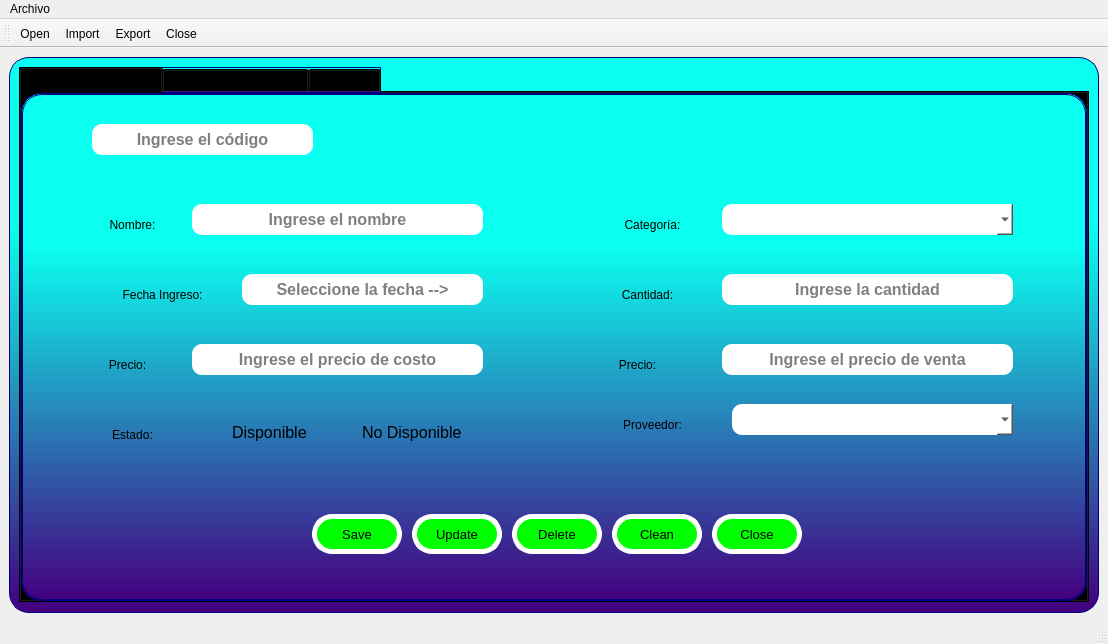
<?xml version="1.0" encoding="UTF-8"?>
<ui version="4.0">
 <class>MainWindow</class>
 <widget class="QMainWindow" name="MainWindow">
  <property name="geometry">
   <rect>
    <x>0</x>
    <y>0</y>
    <width>1108</width>
    <height>644</height>
   </rect>
  </property>
  <property name="windowTitle">
   <string>MainWindow</string>
  </property>
  <widget class="QWidget" name="centralwidget">
   <layout class="QVBoxLayout" name="verticalLayout">
    <item>
     <widget class="QFrame" name="frame">
      <property name="styleSheet">
       <string notr="true">background-color: qlineargradient(spread:reflect, x1:0.543, y1:0, x2:0.541, y2:1, stop:0.300766 rgba(11, 255, 240, 255), stop:1 rgba(68, 0, 127, 255));

border-radius:20px;
border:1px solid #00007f;</string>
      </property>
      <property name="frameShape">
       <enum>QFrame::StyledPanel</enum>
      </property>
      <property name="frameShadow">
       <enum>QFrame::Raised</enum>
      </property>
      <layout class="QVBoxLayout" name="verticalLayout_2">
       <item>
        <widget class="QTabWidget" name="tabWidget">
         <property name="currentIndex">
          <number>0</number>
         </property>
         <widget class="QWidget" name="tab_2">
          <attribute name="title">
           <string>Registro de Productos</string>
          </attribute>
          <widget class="QLabel" name="label_2">
           <property name="geometry">
            <rect>
             <x>70</x>
             <y>120</y>
             <width>81</width>
             <height>21</height>
            </rect>
           </property>
           <property name="styleSheet">
            <string notr="true">background-color: rgba(0, 0, 0,0%);
font: 75 16pt &quot;Arial&quot;;
border:none</string>
           </property>
           <property name="text">
            <string>Nombre:</string>
           </property>
           <property name="alignment">
            <set>Qt::AlignCenter</set>
           </property>
          </widget>
          <widget class="QLineEdit" name="TxtName">
           <property name="geometry">
            <rect>
             <x>170</x>
             <y>110</y>
             <width>291</width>
             <height>31</height>
            </rect>
           </property>
           <property name="font">
            <font>
             <pointsize>12</pointsize>
             <weight>75</weight>
             <bold>true</bold>
            </font>
           </property>
           <property name="styleSheet">
            <string notr="true">background-color: rgb(255, 255, 255,255);
border-radius:10px;
border:none</string>
           </property>
           <property name="alignment">
            <set>Qt::AlignCenter</set>
           </property>
           <property name="placeholderText">
            <string>Ingrese el nombre</string>
           </property>
          </widget>
          <widget class="QLabel" name="label_3">
           <property name="geometry">
            <rect>
             <x>580</x>
             <y>120</y>
             <width>101</width>
             <height>21</height>
            </rect>
           </property>
           <property name="styleSheet">
            <string notr="true">background-color: rgba(0, 0, 0,0%);
font: 75 16pt &quot;Arial&quot;;
border:none</string>
           </property>
           <property name="text">
            <string>Categoría:</string>
           </property>
           <property name="alignment">
            <set>Qt::AlignCenter</set>
           </property>
          </widget>
          <widget class="QPushButton" name="BtnClose">
           <property name="geometry">
            <rect>
             <x>690</x>
             <y>420</y>
             <width>90</width>
             <height>40</height>
            </rect>
           </property>
           <property name="font">
            <font>
             <family>MS Shell Dlg 2</family>
             <pointsize>10</pointsize>
             <weight>9</weight>
             <italic>false</italic>
             <bold>false</bold>
            </font>
           </property>
           <property name="styleSheet">
            <string notr="true">QPushButton{
font: 75 10pt &quot;MS Shell Dlg 2&quot;;
background-color: rgb(0, 255, 0);
font: 75 10pt &quot;MS Shell Dlg 2&quot;;
border:5px solid #ffffff;
}

QPushButton:hover{
background-color: rgb(255, 255, 0);
font: 75 10pt &quot;MS Shell Dlg 2&quot;;
border:5px solid #0000f;
}</string>
           </property>
           <property name="text">
            <string>Close</string>
           </property>
           <property name="icon">
            <iconset>
             <normaloff>../../Actividad2/close.png</normaloff>../../Actividad2/close.png</iconset>
           </property>
           <property name="iconSize">
            <size>
             <width>30</width>
             <height>30</height>
            </size>
           </property>
          </widget>
          <widget class="QPushButton" name="BtnDelete">
           <property name="geometry">
            <rect>
             <x>490</x>
             <y>420</y>
             <width>90</width>
             <height>40</height>
            </rect>
           </property>
           <property name="font">
            <font>
             <family>MS Shell Dlg 2</family>
             <pointsize>10</pointsize>
             <weight>9</weight>
             <italic>false</italic>
             <bold>false</bold>
            </font>
           </property>
           <property name="styleSheet">
            <string notr="true">QPushButton{
font: 75 10pt &quot;MS Shell Dlg 2&quot;;
background-color: rgb(0, 255, 0);
font: 75 10pt &quot;MS Shell Dlg 2&quot;;
border:5px solid #ffffff;
}

QPushButton:hover{
background-color: rgb(255, 255, 0);
font: 75 10pt &quot;MS Shell Dlg 2&quot;;
border:5px solid #0000f;
}</string>
           </property>
           <property name="text">
            <string>Delete</string>
           </property>
           <property name="icon">
            <iconset>
             <normaloff>../../Actividad2/delete.png</normaloff>../../Actividad2/delete.png</iconset>
           </property>
           <property name="iconSize">
            <size>
             <width>30</width>
             <height>30</height>
            </size>
           </property>
          </widget>
          <widget class="QPushButton" name="BtnClean">
           <property name="geometry">
            <rect>
             <x>590</x>
             <y>420</y>
             <width>90</width>
             <height>40</height>
            </rect>
           </property>
           <property name="font">
            <font>
             <family>MS Shell Dlg 2</family>
             <pointsize>10</pointsize>
             <weight>9</weight>
             <italic>false</italic>
             <bold>false</bold>
            </font>
           </property>
           <property name="styleSheet">
            <string notr="true">QPushButton{
font: 75 10pt &quot;MS Shell Dlg 2&quot;;
background-color: rgb(0, 255, 0);
font: 75 10pt &quot;MS Shell Dlg 2&quot;;
border:5px solid #ffffff;
}

QPushButton:hover{
background-color: rgb(255, 255, 0);
font: 75 10pt &quot;MS Shell Dlg 2&quot;;
border:5px solid #0000f;
}</string>
           </property>
           <property name="text">
            <string>Clean</string>
           </property>
           <property name="icon">
            <iconset>
             <normaloff>../../Actividad2/papelera.png</normaloff>../../Actividad2/papelera.png</iconset>
           </property>
           <property name="iconSize">
            <size>
             <width>30</width>
             <height>30</height>
            </size>
           </property>
          </widget>
          <widget class="QPushButton" name="BtnUpdate">
           <property name="geometry">
            <rect>
             <x>390</x>
             <y>420</y>
             <width>90</width>
             <height>40</height>
            </rect>
           </property>
           <property name="font">
            <font>
             <family>MS Shell Dlg 2</family>
             <pointsize>10</pointsize>
             <weight>9</weight>
             <italic>false</italic>
             <bold>false</bold>
            </font>
           </property>
           <property name="styleSheet">
            <string notr="true">QPushButton{
font: 75 10pt &quot;MS Shell Dlg 2&quot;;
background-color: rgb(0, 255, 0);
font: 75 10pt &quot;MS Shell Dlg 2&quot;;
border:5px solid #ffffff;
}

QPushButton:hover{
background-color: rgb(255, 255, 0);
font: 75 10pt &quot;MS Shell Dlg 2&quot;;
border:5px solid #0000f;
}</string>
           </property>
           <property name="text">
            <string>Update</string>
           </property>
           <property name="icon">
            <iconset>
             <normaloff>../../Actividad2/modify.png</normaloff>../../Actividad2/modify.png</iconset>
           </property>
           <property name="iconSize">
            <size>
             <width>30</width>
             <height>30</height>
            </size>
           </property>
          </widget>
          <widget class="QPushButton" name="BtnSave">
           <property name="geometry">
            <rect>
             <x>290</x>
             <y>420</y>
             <width>90</width>
             <height>40</height>
            </rect>
           </property>
           <property name="font">
            <font>
             <family>MS Shell Dlg 2</family>
             <pointsize>10</pointsize>
             <weight>9</weight>
             <italic>false</italic>
             <bold>false</bold>
            </font>
           </property>
           <property name="styleSheet">
            <string notr="true">QPushButton{
font: 75 10pt &quot;MS Shell Dlg 2&quot;;
background-color: rgb(0, 255, 0);
font: 75 10pt &quot;MS Shell Dlg 2&quot;;
border:5px solid #ffffff;
}

QPushButton:hover{
background-color: rgb(255, 255, 0);
font: 75 10pt &quot;MS Shell Dlg 2&quot;;
border:5px solid #0000f;
}</string>
           </property>
           <property name="text">
            <string>Save</string>
           </property>
           <property name="icon">
            <iconset>
             <normaloff>../../Actividad2/save.png</normaloff>../../Actividad2/save.png</iconset>
           </property>
           <property name="iconSize">
            <size>
             <width>30</width>
             <height>30</height>
            </size>
           </property>
          </widget>
          <widget class="QLineEdit" name="TxtPriceC">
           <property name="geometry">
            <rect>
             <x>170</x>
             <y>250</y>
             <width>291</width>
             <height>31</height>
            </rect>
           </property>
           <property name="font">
            <font>
             <pointsize>12</pointsize>
             <weight>75</weight>
             <bold>true</bold>
            </font>
           </property>
           <property name="styleSheet">
            <string notr="true">background-color: rgb(255, 255, 255,255);
border-radius:10px;
border:none</string>
           </property>
           <property name="alignment">
            <set>Qt::AlignCenter</set>
           </property>
           <property name="placeholderText">
            <string>Ingrese el precio de costo</string>
           </property>
          </widget>
          <widget class="QLabel" name="label_4">
           <property name="geometry">
            <rect>
             <x>60</x>
             <y>260</y>
             <width>91</width>
             <height>21</height>
            </rect>
           </property>
           <property name="styleSheet">
            <string notr="true">background-color: rgba(0, 0, 0,0%);
font: 75 16pt &quot;Arial&quot;;
border:none</string>
           </property>
           <property name="text">
            <string>Precio:</string>
           </property>
           <property name="alignment">
            <set>Qt::AlignCenter</set>
           </property>
          </widget>
          <widget class="QLineEdit" name="TxtPriceV">
           <property name="geometry">
            <rect>
             <x>700</x>
             <y>250</y>
             <width>291</width>
             <height>31</height>
            </rect>
           </property>
           <property name="font">
            <font>
             <pointsize>12</pointsize>
             <weight>75</weight>
             <bold>true</bold>
            </font>
           </property>
           <property name="styleSheet">
            <string notr="true">background-color: rgb(255, 255, 255,255);
border-radius:10px;
border:none</string>
           </property>
           <property name="alignment">
            <set>Qt::AlignCenter</set>
           </property>
           <property name="placeholderText">
            <string>Ingrese el precio de venta</string>
           </property>
          </widget>
          <widget class="QLabel" name="label_5">
           <property name="geometry">
            <rect>
             <x>580</x>
             <y>260</y>
             <width>71</width>
             <height>21</height>
            </rect>
           </property>
           <property name="styleSheet">
            <string notr="true">background-color: rgba(0, 0, 0,0%);
font: 75 16pt &quot;Arial&quot;;
border:none</string>
           </property>
           <property name="text">
            <string>Precio:</string>
           </property>
           <property name="alignment">
            <set>Qt::AlignCenter</set>
           </property>
          </widget>
          <widget class="QLabel" name="label_6">
           <property name="geometry">
            <rect>
             <x>70</x>
             <y>330</y>
             <width>81</width>
             <height>21</height>
            </rect>
           </property>
           <property name="styleSheet">
            <string notr="true">background-color: rgba(0, 0, 0,0%);
font: 75 16pt &quot;Arial&quot;;
border:none</string>
           </property>
           <property name="text">
            <string>Estado:</string>
           </property>
           <property name="alignment">
            <set>Qt::AlignCenter</set>
           </property>
          </widget>
          <widget class="QLineEdit" name="TxtStock">
           <property name="geometry">
            <rect>
             <x>700</x>
             <y>180</y>
             <width>291</width>
             <height>31</height>
            </rect>
           </property>
           <property name="font">
            <font>
             <pointsize>12</pointsize>
             <weight>75</weight>
             <bold>true</bold>
            </font>
           </property>
           <property name="styleSheet">
            <string notr="true">background-color: rgb(255, 255, 255,255);
border-radius:10px;
border:none</string>
           </property>
           <property name="alignment">
            <set>Qt::AlignCenter</set>
           </property>
           <property name="placeholderText">
            <string>Ingrese la cantidad</string>
           </property>
          </widget>
          <widget class="QLabel" name="label_7">
           <property name="geometry">
            <rect>
             <x>580</x>
             <y>190</y>
             <width>91</width>
             <height>21</height>
            </rect>
           </property>
           <property name="styleSheet">
            <string notr="true">background-color: rgba(0, 0, 0,0%);
font: 75 16pt &quot;Arial&quot;;
border:none</string>
           </property>
           <property name="text">
            <string>Cantidad:</string>
           </property>
           <property name="alignment">
            <set>Qt::AlignCenter</set>
           </property>
          </widget>
          <widget class="QLabel" name="label_9">
           <property name="geometry">
            <rect>
             <x>580</x>
             <y>320</y>
             <width>101</width>
             <height>21</height>
            </rect>
           </property>
           <property name="styleSheet">
            <string notr="true">background-color: rgba(0, 0, 0,0%);
font: 75 16pt &quot;Arial&quot;;
border:none</string>
           </property>
           <property name="text">
            <string>Proveedor:</string>
           </property>
           <property name="alignment">
            <set>Qt::AlignCenter</set>
           </property>
          </widget>
          <widget class="QLabel" name="label_10">
           <property name="geometry">
            <rect>
             <x>70</x>
             <y>190</y>
             <width>141</width>
             <height>21</height>
            </rect>
           </property>
           <property name="styleSheet">
            <string notr="true">background-color: rgba(0, 0, 0,0%);
font: 75 16pt &quot;Arial&quot;;
border:none</string>
           </property>
           <property name="text">
            <string>Fecha Ingreso:</string>
           </property>
           <property name="alignment">
            <set>Qt::AlignCenter</set>
           </property>
          </widget>
          <widget class="QComboBox" name="CbCategory">
           <property name="geometry">
            <rect>
             <x>700</x>
             <y>110</y>
             <width>291</width>
             <height>31</height>
            </rect>
           </property>
           <property name="styleSheet">
            <string notr="true">background-color: rgb(255, 255, 255,255);
border-radius:10px;
border:none</string>
           </property>
          </widget>
          <widget class="QComboBox" name="CbSupplier">
           <property name="geometry">
            <rect>
             <x>710</x>
             <y>310</y>
             <width>281</width>
             <height>31</height>
            </rect>
           </property>
           <property name="styleSheet">
            <string notr="true">background-color: rgb(255, 255, 255,255);
border-radius:10px;
border:none</string>
           </property>
          </widget>
          <widget class="QRadioButton" name="radioButton">
           <property name="geometry">
            <rect>
             <x>190</x>
             <y>330</y>
             <width>101</width>
             <height>17</height>
            </rect>
           </property>
           <property name="font">
            <font>
             <pointsize>12</pointsize>
             <weight>50</weight>
             <bold>false</bold>
            </font>
           </property>
           <property name="styleSheet">
            <string notr="true">background-color: rgba(0, 0, 0,0%);
border:none</string>
           </property>
           <property name="text">
            <string>Disponible</string>
           </property>
           <attribute name="buttonGroup">
            <string notr="true">buttonGroup</string>
           </attribute>
          </widget>
          <widget class="QRadioButton" name="RbGroupStatus">
           <property name="geometry">
            <rect>
             <x>320</x>
             <y>330</y>
             <width>131</width>
             <height>17</height>
            </rect>
           </property>
           <property name="font">
            <font>
             <pointsize>12</pointsize>
            </font>
           </property>
           <property name="styleSheet">
            <string notr="true">background-color: rgba(0, 0, 0,0%);
border:none</string>
           </property>
           <property name="text">
            <string>No Disponible</string>
           </property>
           <attribute name="buttonGroup">
            <string notr="true">buttonGroup</string>
           </attribute>
          </widget>
          <widget class="QPushButton" name="BtnSearch_2">
           <property name="geometry">
            <rect>
             <x>310</x>
             <y>30</y>
             <width>29</width>
             <height>25</height>
            </rect>
           </property>
           <property name="autoFillBackground">
            <bool>false</bool>
           </property>
           <property name="styleSheet">
            <string notr="true">background-color: rgba(0, 0, 0,0%);
border:none</string>
           </property>
           <property name="text">
            <string/>
           </property>
           <property name="icon">
            <iconset>
             <normaloff>../../Actividad2/lupa.png</normaloff>../../Actividad2/lupa.png</iconset>
           </property>
           <property name="iconSize">
            <size>
             <width>25</width>
             <height>25</height>
            </size>
           </property>
          </widget>
          <widget class="QLineEdit" name="TxtId">
           <property name="geometry">
            <rect>
             <x>70</x>
             <y>30</y>
             <width>221</width>
             <height>31</height>
            </rect>
           </property>
           <property name="font">
            <font>
             <pointsize>12</pointsize>
             <weight>75</weight>
             <bold>true</bold>
            </font>
           </property>
           <property name="styleSheet">
            <string notr="true">background-color: rgb(255, 255, 255,255);
border-radius:10px;
border:none</string>
           </property>
           <property name="alignment">
            <set>Qt::AlignCenter</set>
           </property>
           <property name="placeholderText">
            <string>Ingrese el código</string>
           </property>
          </widget>
          <widget class="QLineEdit" name="TxtName_2">
           <property name="geometry">
            <rect>
             <x>220</x>
             <y>180</y>
             <width>241</width>
             <height>31</height>
            </rect>
           </property>
           <property name="font">
            <font>
             <pointsize>12</pointsize>
             <weight>75</weight>
             <bold>true</bold>
            </font>
           </property>
           <property name="styleSheet">
            <string notr="true">background-color: rgb(255, 255, 255,255);
border-radius:10px;
border:none</string>
           </property>
           <property name="alignment">
            <set>Qt::AlignCenter</set>
           </property>
           <property name="placeholderText">
            <string>Seleccione la fecha --&gt;</string>
           </property>
          </widget>
          <widget class="QPushButton" name="pushButton">
           <property name="geometry">
            <rect>
             <x>470</x>
             <y>175</y>
             <width>40</width>
             <height>40</height>
            </rect>
           </property>
           <property name="styleSheet">
            <string notr="true">background-color: rgba(0, 0, 0,0%);
border:none</string>
           </property>
           <property name="text">
            <string/>
           </property>
           <property name="icon">
            <iconset>
             <normaloff>../images/dateta.png</normaloff>../images/dateta.png</iconset>
           </property>
           <property name="iconSize">
            <size>
             <width>50</width>
             <height>50</height>
            </size>
           </property>
          </widget>
         </widget>
         <widget class="QWidget" name="tab">
          <attribute name="title">
           <string>Consulta de Productos</string>
          </attribute>
          <widget class="QPushButton" name="BtnSearch">
           <property name="geometry">
            <rect>
             <x>270</x>
             <y>30</y>
             <width>29</width>
             <height>25</height>
            </rect>
           </property>
           <property name="autoFillBackground">
            <bool>false</bool>
           </property>
           <property name="styleSheet">
            <string notr="true">background-color: rgba(0, 0, 0,0%);
border:none</string>
           </property>
           <property name="text">
            <string/>
           </property>
           <property name="icon">
            <iconset>
             <normaloff>../../Actividad2/lupa.png</normaloff>../../Actividad2/lupa.png</iconset>
           </property>
           <property name="iconSize">
            <size>
             <width>25</width>
             <height>25</height>
            </size>
           </property>
          </widget>
          <widget class="QTableWidget" name="cliTable_2">
           <property name="geometry">
            <rect>
             <x>30</x>
             <y>90</y>
             <width>981</width>
             <height>301</height>
            </rect>
           </property>
           <property name="autoFillBackground">
            <bool>false</bool>
           </property>
           <property name="styleSheet">
            <string notr="true">background-color: rgba(0, 0, 0,0%);
border:none</string>
           </property>
           <property name="dragEnabled">
            <bool>false</bool>
           </property>
           <property name="alternatingRowColors">
            <bool>false</bool>
           </property>
           <property name="gridStyle">
            <enum>Qt::SolidLine</enum>
           </property>
           <attribute name="horizontalHeaderCascadingSectionResizes">
            <bool>false</bool>
           </attribute>
           <attribute name="horizontalHeaderHighlightSections">
            <bool>true</bool>
           </attribute>
           <attribute name="horizontalHeaderMinimumSectionSize">
            <number>50</number>
           </attribute>
           <attribute name="verticalHeaderDefaultSectionSize">
            <number>50</number>
           </attribute>
           <attribute name="verticalHeaderMinimumSectionSize">
            <number>50</number>
           </attribute>
           <attribute name="verticalHeaderShowSortIndicator" stdset="0">
            <bool>false</bool>
           </attribute>
           <attribute name="verticalHeaderStretchLastSection">
            <bool>true</bool>
           </attribute>
           <column>
            <property name="text">
             <string>Código</string>
            </property>
            <property name="font">
             <font>
              <pointsize>12</pointsize>
              <weight>75</weight>
              <bold>true</bold>
             </font>
            </property>
            <property name="textAlignment">
             <set>AlignCenter</set>
            </property>
           </column>
           <column>
            <property name="text">
             <string>Nombre</string>
            </property>
            <property name="font">
             <font>
              <pointsize>12</pointsize>
              <weight>75</weight>
              <bold>true</bold>
             </font>
            </property>
            <property name="textAlignment">
             <set>AlignCenter</set>
            </property>
           </column>
           <column>
            <property name="text">
             <string>Categoría</string>
            </property>
            <property name="font">
             <font>
              <pointsize>12</pointsize>
              <weight>75</weight>
              <bold>true</bold>
             </font>
            </property>
            <property name="textAlignment">
             <set>AlignCenter</set>
            </property>
           </column>
           <column>
            <property name="text">
             <string>Cantidad</string>
            </property>
            <property name="font">
             <font>
              <pointsize>12</pointsize>
              <weight>75</weight>
              <bold>true</bold>
             </font>
            </property>
            <property name="textAlignment">
             <set>AlignCenter</set>
            </property>
           </column>
           <column>
            <property name="text">
             <string>Precio Costo</string>
            </property>
            <property name="font">
             <font>
              <pointsize>12</pointsize>
              <weight>75</weight>
              <bold>true</bold>
             </font>
            </property>
            <property name="textAlignment">
             <set>AlignCenter</set>
            </property>
           </column>
           <column>
            <property name="text">
             <string>Precio Venta</string>
            </property>
            <property name="font">
             <font>
              <pointsize>12</pointsize>
              <weight>75</weight>
              <bold>true</bold>
             </font>
            </property>
            <property name="textAlignment">
             <set>AlignCenter</set>
            </property>
           </column>
           <column>
            <property name="text">
             <string>Proveedor</string>
            </property>
            <property name="font">
             <font>
              <pointsize>12</pointsize>
              <weight>75</weight>
              <bold>true</bold>
             </font>
            </property>
            <property name="textAlignment">
             <set>AlignCenter</set>
            </property>
           </column>
          </widget>
          <widget class="QLineEdit" name="TxtUser">
           <property name="geometry">
            <rect>
             <x>30</x>
             <y>30</y>
             <width>221</width>
             <height>31</height>
            </rect>
           </property>
           <property name="font">
            <font>
             <pointsize>12</pointsize>
             <weight>75</weight>
             <bold>true</bold>
            </font>
           </property>
           <property name="styleSheet">
            <string notr="true">background-color: rgb(255, 255, 255,255);
border-radius:10px;
border:none</string>
           </property>
           <property name="alignment">
            <set>Qt::AlignCenter</set>
           </property>
           <property name="placeholderText">
            <string>Ingrese el código</string>
           </property>
          </widget>
          <widget class="QPushButton" name="BtnRefresh">
           <property name="geometry">
            <rect>
             <x>310</x>
             <y>20</y>
             <width>40</width>
             <height>40</height>
            </rect>
           </property>
           <property name="styleSheet">
            <string notr="true">background-color: rgba(0, 0, 0,0%);
border:none</string>
           </property>
           <property name="text">
            <string/>
           </property>
           <property name="icon">
            <iconset>
             <normaloff>../../Actividad2/recarga1.png</normaloff>../../Actividad2/recarga1.png</iconset>
           </property>
           <property name="iconSize">
            <size>
             <width>30</width>
             <height>30</height>
            </size>
           </property>
          </widget>
         </widget>
         <widget class="QWidget" name="tab_3">
          <attribute name="title">
           <string>Reportes</string>
          </attribute>
         </widget>
        </widget>
       </item>
      </layout>
     </widget>
    </item>
   </layout>
  </widget>
  <widget class="QMenuBar" name="menubar">
   <property name="geometry">
    <rect>
     <x>0</x>
     <y>0</y>
     <width>1108</width>
     <height>21</height>
    </rect>
   </property>
   <widget class="QMenu" name="menuAbrir">
    <property name="title">
     <string>Archivo</string>
    </property>
    <addaction name="actionAbrir"/>
    <addaction name="actionSalir"/>
   </widget>
   <addaction name="menuAbrir"/>
  </widget>
  <widget class="QStatusBar" name="statusbar"/>
  <widget class="QToolBar" name="toolBar">
   <property name="windowTitle">
    <string>toolBar</string>
   </property>
   <attribute name="toolBarArea">
    <enum>TopToolBarArea</enum>
   </attribute>
   <attribute name="toolBarBreak">
    <bool>false</bool>
   </attribute>
   <addaction name="actionOpen"/>
   <addaction name="actionImport"/>
   <addaction name="actionExport"/>
   <addaction name="actionCloseTB"/>
  </widget>
  <action name="actionOpen">
   <property name="icon">
    <iconset>
     <normaloff>../images/folder.png</normaloff>../images/folder.png</iconset>
   </property>
   <property name="text">
    <string>Open</string>
   </property>
  </action>
  <action name="actionExport">
   <property name="icon">
    <iconset>
     <normaloff>../images/exportar.png</normaloff>../images/exportar.png</iconset>
   </property>
   <property name="text">
    <string>Export</string>
   </property>
  </action>
  <action name="actionImport">
   <property name="icon">
    <iconset>
     <normaloff>../images/importar.png</normaloff>../images/importar.png</iconset>
   </property>
   <property name="text">
    <string>Import</string>
   </property>
  </action>
  <action name="actionCloseTB">
   <property name="icon">
    <iconset>
     <normaloff>../images/close.png</normaloff>../images/close.png</iconset>
   </property>
   <property name="text">
    <string>Close</string>
   </property>
  </action>
  <action name="actionAbrir">
   <property name="text">
    <string>Abrir</string>
   </property>
  </action>
  <action name="actionSalir">
   <property name="text">
    <string>Salir</string>
   </property>
  </action>
 </widget>
 <resources/>
 <connections/>
 <buttongroups>
  <buttongroup name="buttonGroup"/>
 </buttongroups>
</ui>
